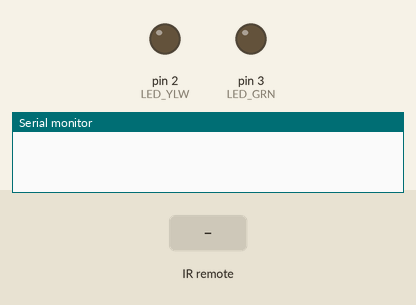
Bench run of a sketch on a simulated Arduino Uno, built with avr-gcc and run on an emulated ATmega328P. On the bench: output pins drawn as LEDs (lit = HIGH), the last lines printed to the serial monitor. The test bench sets the inputs (shaded band).

Above: at 1.2 s.
1.3 s: infrared code 0xFF30CF received
At 1.6 s:
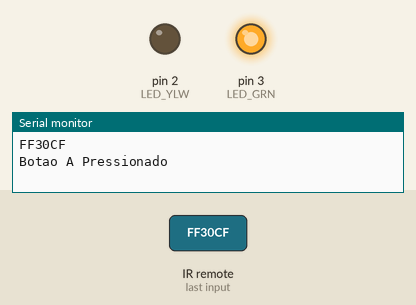
2.8 s: infrared code 0xFF18E7 received
At 4.0 s:
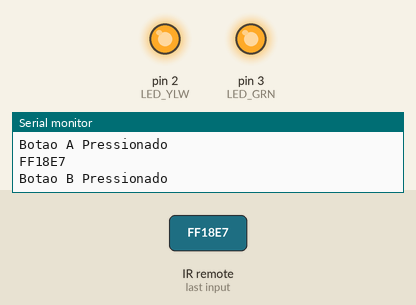
4.3 s: infrared code 0xFF30CF received
At 5.1 s:
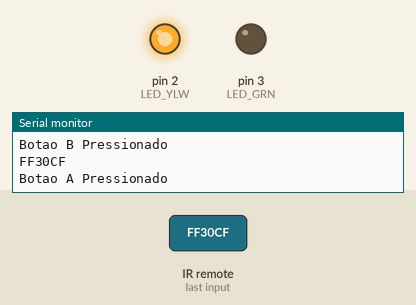
Timing chart, 0 to 7.3 s (numbered marks = the images above; inputs shaded):
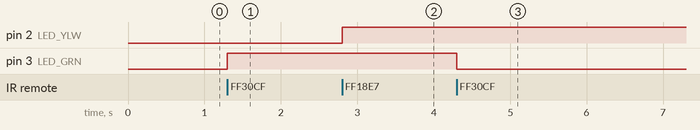

Measured:
- after the input at 1.3 s, pin 3 (LED_GRN): LOW → HIGH at once
- after the input at 2.8 s, pin 2 (LED_YLW): LOW → HIGH at once
- after the input at 4.3 s, pin 3 (LED_GRN): HIGH → LOW at once

The sketch:

IRremote.ino
```cpp
#include "IRremote.h"

const int RECV_PIN = 11;
const int LED_GRN = 3;
const int LED_YLW = 2;
bool ylw_state = false;
bool grn_state = false;
IRrecv irrecv(RECV_PIN);
decode_results results;

void setup()
{
  pinMode(LED_GRN, OUTPUT);
  pinMode(LED_YLW, OUTPUT);
  Serial.begin(9600);
  irrecv.enableIRIn(); //começa a receber
}

void loop() {
  if (irrecv.decode(&results)) {
    Serial.println(results.value, HEX);

    if (results.value == 0xFF30CF){
      grn_state = !grn_state;
      Serial.println("Botao A Pressionado");
      digitalWrite(LED_GRN, grn_state);

    }

    if (results.value == 0xFF18E7){
      ylw_state = !ylw_state;
      Serial.println("Botao B Pressionado");
      digitalWrite(LED_YLW, ylw_state);
    }

    irrecv.resume(); // Recebe o próximo valor
  }
}
```
